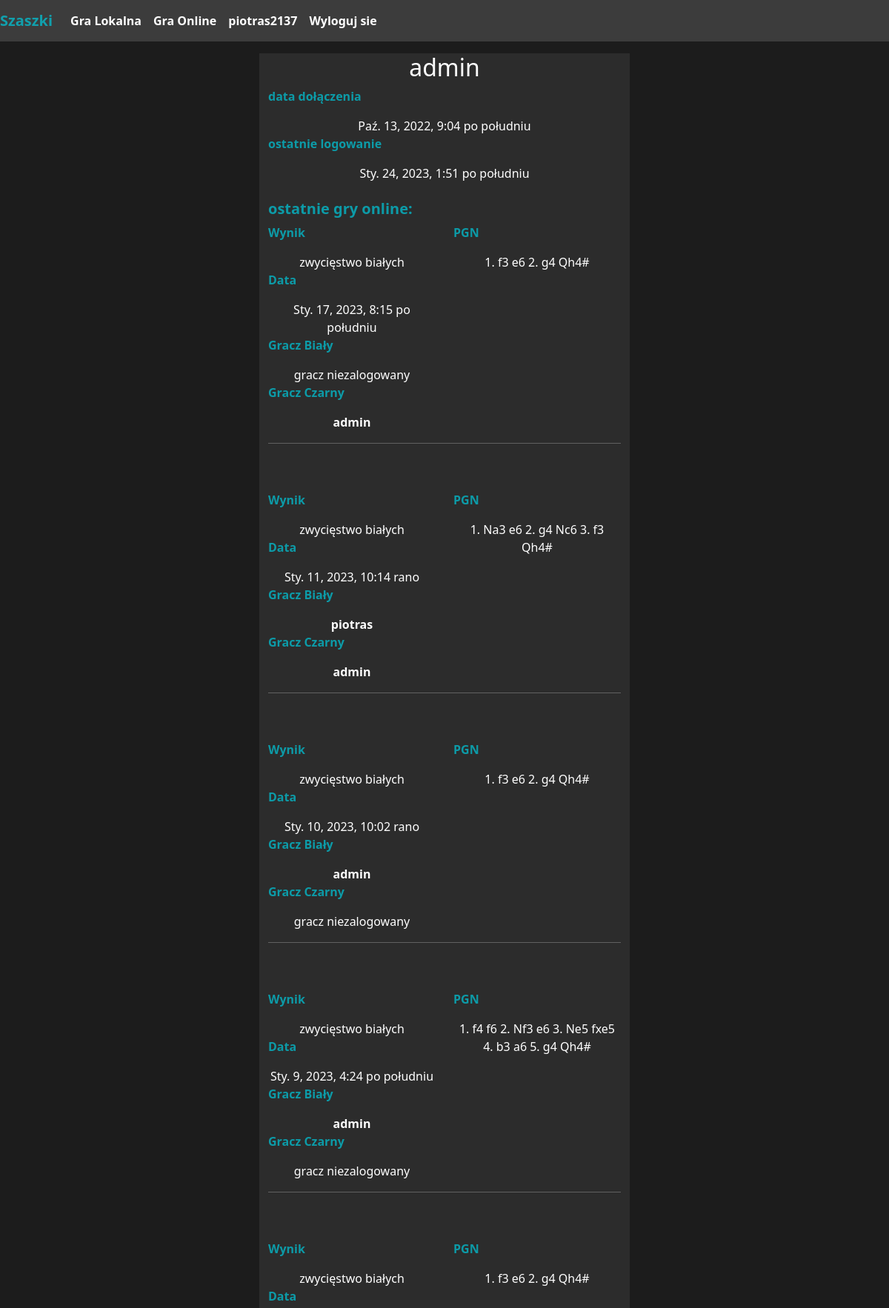
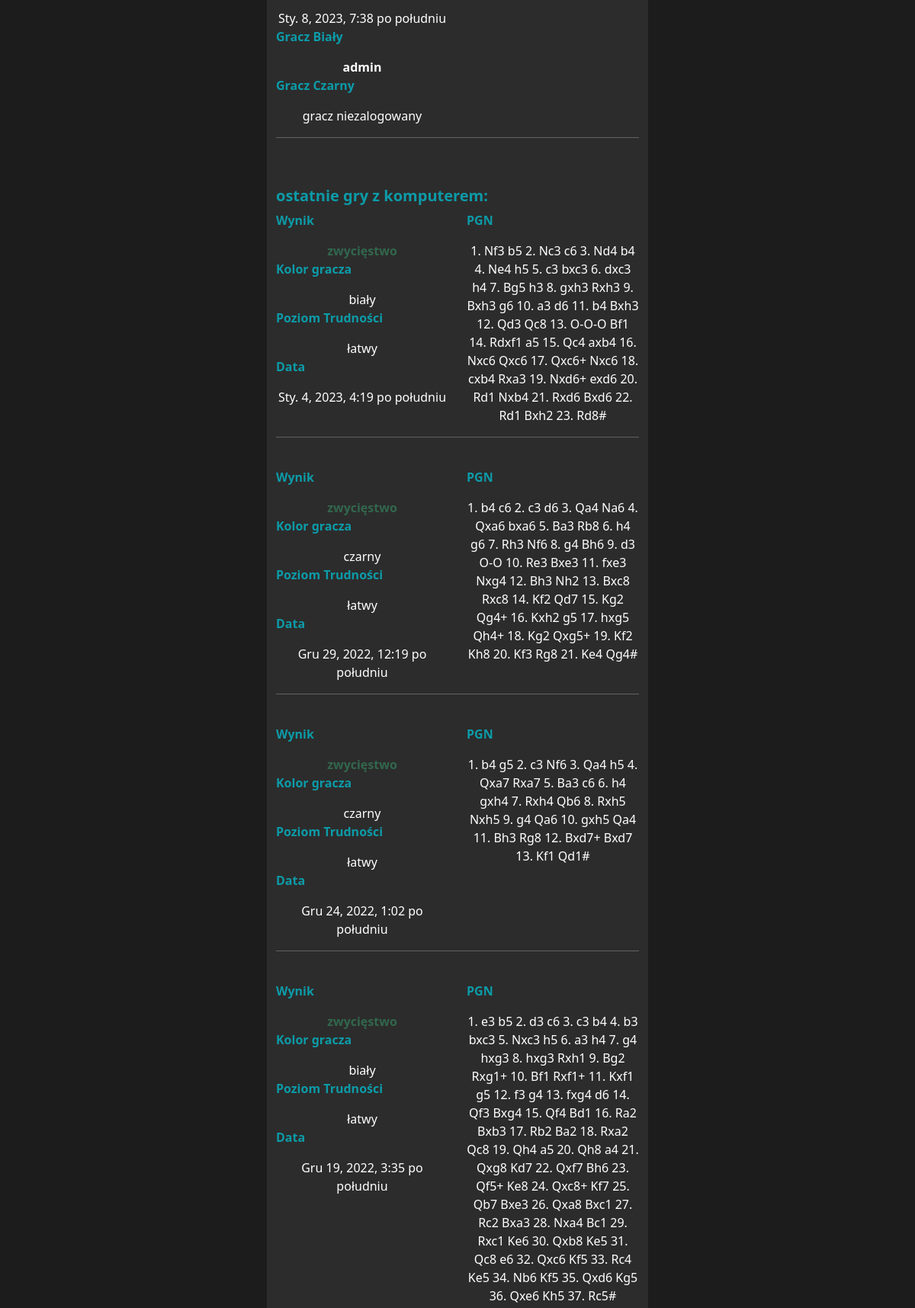
/users/admin/ (signed in, upper part), run on the app's committed database (2 pictures, top to bottom).
### chess/models.py (models this page shows, shortened)
class OnlineGame(models.Model):
    pgn = models.TextField()
    result = models.TextField()
    player1 = models.ForeignKey(
        User, on_delete=CASCADE, blank=True, null=True, related_name="playerwhite")
    player2 = models.ForeignKey(
        User, on_delete=CASCADE, blank=True, null=True, related_name="playerblack")
    date = models.DateTimeField(auto_now=True)
    invite = models.ForeignKey(
        Invite, on_delete=models.CASCADE, null=True, blank=True)

class AiGame(models.Model):
    pgn = models.TextField()
    result = models.TextField()
    player = models.ForeignKey(
        User, on_delete=CASCADE, blank=True, null=True)
    difficulty = models.CharField(max_length=32)
    playercolor = models.TextField()
    date = models.DateTimeField(auto_now=True)

### chess/views.py (the view)
# urls.py: path('users/<str:username>/', views.profile, name='profile'),
def profile(request, username):
    x = get_user_model()
    user = x.objects.get(username=username)
    aigames = AiGame.objects.filter(player=user).order_by('-pk')[:5]
    og1 = OnlineGame.objects.filter(player1=user)
    og2 = OnlineGame.objects.filter(player2=user)
    onlinegames = og1 | og2
    onlinegames = onlinegames.order_by('-pk')[:5]
    context = {'usr': user, 'aigames': aigames, 'onlinegames': onlinegames}
    return render(request, 'profile.html', context)

### chess/templates/profile.html (shortened to what this page needs)
{% extends 'base.html' %}
{% block content %}
{% load crispy_forms_tags %}
<div class="container-fluid" id="pageform">
  <div class="row justify-content-center">
    <div id="usrprof" class="col-sm-11 col-md-10 col-lg-5">
      <h2> {{ usr.username }}</h2>
      <p> data dołączenia </p>
      {{ usr.date_joined }}
      <p> ostatnie logowanie </p>
      {{ usr.last_login }}
      <br><br>
      <p class="h5">ostatnie gry online:</p>
      {% for onlinegame in onlinegames %}
      <div class="row">
        <div class="col-sm-12 col-md-6">
          <p>Wynik</p>
          {% if user == onlinegame.player1 %}
          {% if onlinegame.result == '1' %}
          <span class="win">zwycięstwo</span>
          {% elif onlinegame.result == '2' %}
          <span class="lose">porażka</span>
          {% else%}
          <span>remis</span>
          {% endif %}
          {% else %}
          {% if onlinegame.result == '1' %}
          <span>zwycięstwo białych</span>
          {% elif onlinegame.result == '2' %}
          <span>zwycięstwo czarnych</span>
          {% else%}
          <span>remis</span>
          {% endif %}
          {% endif %}
          <p>Data</p>
          <span>{{ onlinegame.date }}</span>
          <p>Gracz Biały</p>
          {% if onlinegame.player1 %}
          <span><a href="/users/{{ onlinegame.player1 }}">{{ onlinegame.player1 }}</a></span>
          {% else %}
          <span>gracz niezalogowany</span>
          {%endif%}
          <p>Gracz Czarny</p>
          {% if onlinegame.player2 %}
          <span><a href="/users/{{ onlinegame.player2 }}">{{ onlinegame.player2 }}</a></span>
          {% else %}
          <span>gracz niezalogowany</span>
          {%endif%}
        </div>
        <div class="col-sm-12 col-md-6">
          <p>PGN</p>
          <span>{{ onlinegame.pgn }}</span>
        </div>
      </div>
      <hr>
      <br>
      <br>
      {% endfor%}
      <p class="h5">ostatnie gry z komputerem: </p>
      {% for aigame in aigames %}
      <div class="row">
        <div class="col-sm-12 col-md-6">
          <p>Wynik</p>
          {% if aigame.result == 'porażka'%}
          <span class="lose">{{ aigame.result }}</span>
          {% elif aigame.result == 'zwycięstwo'%}
          <span class="win">{{ aigame.result }}</span>
          {% else %}
          <span>{{ aigame.result }}</span>
          {% endif %}
          <p>Kolor gracza</p>
          <span>{{ aigame.playercolor }}</span>
          <p>Poziom Trudności</p>
          <span>{{ aigame.difficulty }}</span>
          <p>Data</p>
          <span>{{ aigame.date }}</span>
        </div>
        <div class="col-sm-12 col-md-6">
          <p>PGN</p>
          <span>{{ aigame.pgn }}</span>
        </div>
      </div>
      <hr>
      <br>
      {% endfor %}
    </div>
  </div>
</div>
{% endblock %}

### chess/templates/base.html (shortened to what this page needs)
{% load static %}
<!DOCTYPE html>
<html lang="en">
<head>
  <link href="https://cdn.jsdelivr.net/npm/bootstrap@5.2.2/dist/css/bootstrap.min.css" rel="stylesheet"
 />
  <link rel="stylesheet" href="{% static 'css/chessboard-1.0.0.min.css' %}" />
  <link rel="stylesheet" href="{% static 'css/style.css' %}" />
</head>
<body>
  <nav class="navbar navbar-expand-lg navbar-dark sticky-top">
    <a href="/" class="navbar-brand" id="logo">Szaszki</a>
    <div class="collapse navbar-collapse" id="navbarSupportedContent">
      <ul class="navbar-nav mr-auto">
        <li class="nav-item">
          <a class="nav-link" href="/game/selectmode/"><span class="sr-only">Gra Lokalna</span></a>
        </li>
        <li class="nav-item">
          <a class="nav-link" href="/lobby/"><span class="sr-only">Gra Online</span></a>
        </li>
        {% if user.is_authenticated %}
        <li class="nav-item">
          <a class="nav-link" href="/users/{{user.username}}/">
            <span>{{user.username}}</span></a>
        </li>
        <li class="nav-item">
          <a class="nav-link" href="/logout"><span id="logoutlink">Wyloguj sie</span></a>
        </li>
        {% endif %}
      </ul>
    </div>
  </nav>
  {% block content %} {% endblock %}
</body>
</html>

### chess/static/css/style.css (style rules this page uses)
body { background-color: #1c1c1c; color: white; overflow-wrap: break-word; -ms-scroll-chaining: none; overscroll-behavior: contain; min-height: 100vh; display: flex; flex-direction: column; }
nav { background-color: #3c3c3c; color: white; font-weight: bold; }
#logo { color: rgba(0, 201, 219, 0.715); }
.nav-link span { color: white; }
#usrprof { min-height: 800px; background-color: #2c2c2c; text-align: center; margin-top: 1rem; overflow: hidden; }
#usrprof p { color: rgba(0, 201, 219, 0.715); font-weight: bold; text-align: left; }
#usrprof a { color: white; text-decoration: none; font-weight: bold; }
#pageform { margin-bottom: 1rem; }
.win { color: #32674d; font-weight: bold; }

### data on the page
OnlineGame: result "zwycięstwo białych", date "Sty. 17, 2023, 8:15 po południu", shows "gracz niezalogowany", player2 "admin", pgn "1. f3 e6 2. g4 Qh4#"
OnlineGame: result "zwycięstwo białych", date "Sty. 11, 2023, 10:14 rano", player1 "piotras", player2 "admin", pgn "1. Na3 e6 2. g4 Nc6 3. f3 Qh4#"
OnlineGame: result "zwycięstwo białych", date "Sty. 10, 2023, 10:02 rano", player1 "admin", shows "gracz niezalogowany", pgn "1. f3 e6 2. g4 Qh4#"
OnlineGame: result "zwycięstwo białych", date "Sty. 9, 2023, 4:24 po południu", player1 "admin", shows "gracz niezalogowany", pgn "1. f4 f6 2. Nf3 e6 3. Ne5 fxe5 4. b3 a6 5. g4 Qh4#"
OnlineGame: result "zwycięstwo białych", date "Sty. 8, 2023, 7:38 po południu", player1 "admin", shows "gracz niezalogowany", pgn "1. f3 e6 2. g4 Qh4#"
AiGame: result "zwycięstwo", playercolor "biały", difficulty "łatwy", date "Sty. 4, 2023, 4:19 po południu", pgn "1. Nf3 b5 2. Nc3 c6 3. Nd4 b4 4. Ne4 h5 5. c3 bxc3 6. dxc3 h4 7. Bg5 h3 8. gxh3 Rxh3 9. Bxh3 g6 10. a3 d6 11. b4 Bxh3 12. Qd3 Qc8 13. O-O-O Bf1 14. Rdxf1 a5 15. Qc4 axb4 16. Nxc6 Qxc6 17. Qxc6+ Nxc6 18. cxb4 Rxa3 19. Nxd6+ exd6 20. Rd1 Nxb4 21. Rxd6 Bxd6 22. Rd1 Bxh2 23. Rd8#"
AiGame: result "zwycięstwo", playercolor "czarny", difficulty "łatwy", date "Gru 29, 2022, 12:19 po południu", pgn "1. b4 c6 2. c3 d6 3. Qa4 Na6 4. Qxa6 bxa6 5. Ba3 Rb8 6. h4 g6 7. Rh3 Nf6 8. g4 Bh6 9. d3 O-O 10. Re3 Bxe3 11. fxe3 Nxg4 12. Bh3 Nh2 13. Bxc8 Rxc8 14. Kf2 Qd7 15. Kg2 Qg4+ 16. Kxh2 g5 17. hxg5 Qh4+ 18. Kg2 Qxg5+ 19. Kf2 Kh8 20. Kf3 Rg8 21. Ke4 Qg4#"
AiGame: result "zwycięstwo", playercolor "czarny", difficulty "łatwy", date "Gru 24, 2022, 1:02 po południu", pgn "1. b4 g5 2. c3 Nf6 3. Qa4 h5 4. Qxa7 Rxa7 5. Ba3 c6 6. h4 gxh4 7. Rxh4 Qb6 8. Rxh5 Nxh5 9. g4 Qa6 10. gxh5 Qa4 11. Bh3 Rg8 12. Bxd7+ Bxd7 13. Kf1 Qd1#"
AiGame: result "zwycięstwo", playercolor "biały", difficulty "łatwy", date "Gru 19, 2022, 3:35 po południu", pgn "1. e3 b5 2. d3 c6 3. c3 b4 4. b3 bxc3 5. Nxc3 h5 6. a3 h4 7. g4 hxg3 8. hxg3 Rxh1 9. Bg2 Rxg1+ 10. Bf1 Rxf1+ 11. Kxf1 g5 12. f3 g4 13. fxg4 d6 14. Qf3 Bxg4 15. Qf4 Bd1 16. Ra2 Bxb3 17. Rb2 Ba2 18. Rxa2 Qc8 19. Qh4 a5 20. Qh8 a4 21. Qxg8 Kd7 22. Qxf7 Bh6 23. Qf5+ Ke8 24. Qxc8+ Kf7 25. Qb7 Bxe3 26. Qxa8 Bxc1 27. Rc2 Bxa3 28. Nxa4 Bc1 29. Rxc1 Ke6 30. Qxb8 Ke5 31. Qc8 e6 32. Qxc6 Kf5 33. Rc4 Ke5 34. Nb6 Kf5 35. Qxd6 Kg5 36. Qxe6 Kh5 37. Rc5#"

### other printed values
{{ user.username }} "piotras2137"
{{ usr.username }} "admin"
{{ usr.date_joined }} "Paź. 13, 2022, 9:04 po południu"
{{ usr.last_login }} "Sty. 24, 2023, 1:51 po południu"
